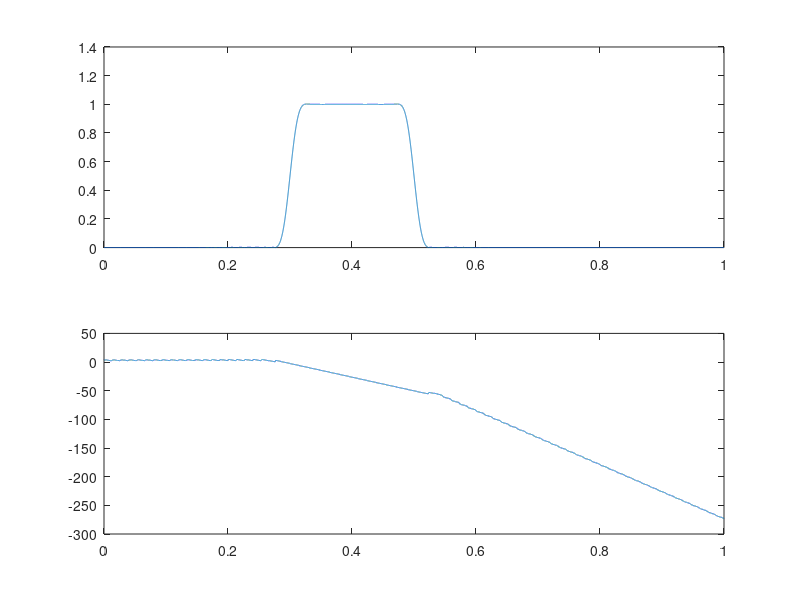
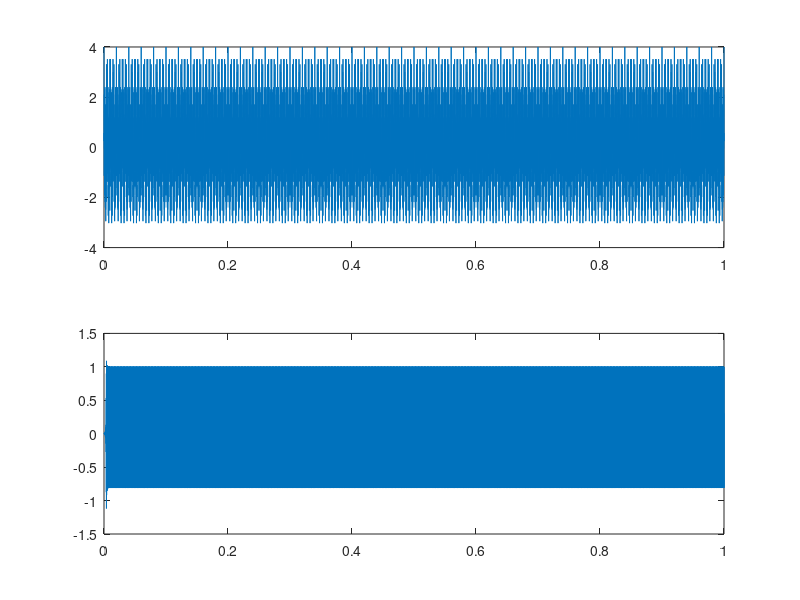
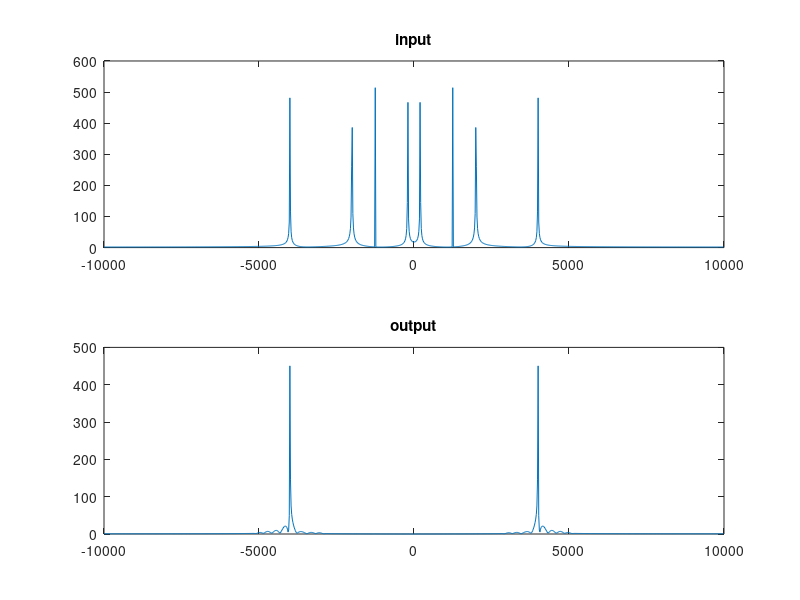

These figures' MATLAB source, in order:
%%   PART1

Fs = 10000;
f1 = 1000;
f2 = 1500;
f3 = 4000;
f4 = 11000;

t = 0:1/Fs:0.5;
x1 = cos(2*pi*f1*t)+cos(2*pi*f2*t)+cos(2*pi*f3*t);

% figure;
% plot(t,x1);

x2 = cos(2*pi*f1*t);

% figure;
% plot(t,x2);

x3 = cos(2*pi*f4*t);

% figure;
% plot(t,x3);

%N-Point DFT
N = 1024

X1 = fftshift(fft(x1(1:N)));
X2 = fftshift(fft(x2(1:N)));
X3 = fftshift(fft(x3(1:N)));

freq_axis = (-N/2:N/2-1)*(Fs/N);

% figure;
% subplot(2,1,1);
% plot(freq_axis,abs(X1));
% subplot(2,1,2)
% plot(freq_axis,angle(X1));
% 
% figure;
% subplot(2,1,1);
% plot(freq_axis,abs(X2));
% subplot(2,1,2)
% plot(freq_axis,angle(X2));
% 
% figure;
% subplot(2,1,1);
% plot(freq_axis,abs(X3));
% subplot(2,1,2)
% plot(freq_axis,angle(X3));

y1 = x1.^2;
y2 = x2.^2;
y3 = x3.^2;

% figure;
% plot(t,y1);
% 
% figure;
% plot(t,y2);
% 
% figure;
% plot(t,y3);

Y1 = fftshift(fft(y1(1:N)));
Y2 = fftshift(fft(y2(1:N)));
Y3 = fftshift(fft(y3(1:N)));

% figure;
% subplot(2,1,1);
% plot(freq_axis,abs(Y1));
% subplot(2,1,2)
% plot(freq_axis,angle(Y1));
% 
% figure;
% subplot(2,1,1);
% plot(freq_axis,abs(Y2));
% subplot(2,1,2)
% plot(freq_axis,angle(Y2));
% 
% figure;
% subplot(2,1,1);
% plot(freq_axis,abs(Y3));
% subplot(2,1,2)
% plot(freq_axis,angle(Y3));

Fs2 = 2*Fs;

t = 0:1/Fs2:0.5;
x11 = cos(2*pi*f1*t)+cos(2*pi*f2*t)+cos(2*pi*f3*t);

% figure;
% plot(t,x1);

x21 = cos(2*pi*f1*t);

% figure;
% plot(t,x2);

x31 = cos(2*pi*f4*t);

% figure;
% plot(t,x3);

%N-Point DFT
N = 1024;

X11 = fftshift(fft(x11(1:N)));
X21 = fftshift(fft(x21(1:N)));
X31 = fftshift(fft(x31(1:N)));

freq_axis = (-N/2:N/2-1)*(Fs2/N);

% figure;
% subplot(2,1,1);
% plot(freq_axis,abs(X11));
% subplot(2,1,2)
% plot(freq_axis,angle(X11));
% 
% figure;
% subplot(2,1,1);
% plot(freq_axis,abs(X21));
% subplot(2,1,2)
% plot(freq_axis,angle(X21));
% 
% figure;
% subplot(2,1,1);
% plot(freq_axis,abs(X31));
% subplot(2,1,2)
% plot(freq_axis,angle(X31));

%% PART2

f5 = 1000;
f6 = 785;

Fs = 20000;
t = 0:1/Fs:1;


x4 = sin(2*pi*f5*t);
x5 = square(2*pi*f5*t);
x6 = sawtooth(2*pi*f5*t,0.5);

% figure;
% plot(t,x4);
% 
% figure;
% plot(t,x5);
% 
% figure;
% plot(t,x6);

%N-Point DFT
N = 1024;

X4 = fftshift(fft(x4(1:N)));
X5 = fftshift(fft(x5(1:N)));
X6 = fftshift(fft(x6(1:N)));

freq_axis = (-N/2:N/2-1)*(Fs/N);

% figure;
% subplot(2,1,1);
% plot(freq_axis,abs(X4));
% subplot(2,1,2)
% plot(freq_axis,angle(X4));
% 
% figure;
% subplot(2,1,1);
% plot(freq_axis,abs(X5));
% subplot(2,1,2)
% plot(freq_axis,angle(X5));
% 
% figure;
% subplot(2,1,1);
% plot(freq_axis,abs(X6));
% subplot(2,1,2)
% plot(freq_axis,angle(X6));

% 
% %N-Point DFT
% N = 2048;
% 
% X4 = fftshift(fft(x4(1:N)));
% X5 = fftshift(fft(x5(1:N)));
% X6 = fftshift(fft(x6(1:N)));
% 
% freq_axis = (-N/2:N/2-1)*(Fs/N);
% 
% figure;
% subplot(2,1,1);
% plot(freq_axis,abs(X4));
% subplot(2,1,2)
% plot(freq_axis,angle(X4));
% 
% figure;
% subplot(2,1,1);
% plot(freq_axis,abs(X5));
% subplot(2,1,2)
% plot(freq_axis,angle(X5));
% 
% figure;
% subplot(2,1,1);
% plot(freq_axis,abs(X6));
% subplot(2,1,2)
% plot(freq_axis,angle(X6));

% %N-Point DFT
% N = 4096;
% 
% X4 = fftshift(fft(x4(1:N)));
% X5 = fftshift(fft(x5(1:N)));
% X6 = fftshift(fft(x6(1:N)));
% 
% freq_axis = (-N/2:N/2-1)*(Fs/N);
% 
% figure;
% subplot(2,1,1);
% plot(freq_axis,abs(X4));
% subplot(2,1,2)
% plot(freq_axis,angle(X4));
% 
% figure;
% subplot(2,1,1);
% plot(freq_axis,abs(X5));
% subplot(2,1,2)
% plot(freq_axis,angle(X5));
% 
% figure;
% subplot(2,1,1);
% plot(freq_axis,abs(X6));
% subplot(2,1,2)
% plot(freq_axis,angle(X6));


% %N-Point DFT
% N = 8192;
% 
% X4 = fftshift(fft(x4(1:N)));
% X5 = fftshift(fft(x5(1:N)));
% X6 = fftshift(fft(x6(1:N)));
% 
% freq_axis = (-N/2:N/2-1)*(Fs/N);
% 
% figure;
% subplot(2,1,1);
% plot(freq_axis,abs(X4));
% subplot(2,1,2)
% plot(freq_axis,angle(X4));
% 
% figure;
% subplot(2,1,1);
% plot(freq_axis,abs(X5));
% subplot(2,1,2)
% plot(freq_axis,angle(X5));
% 
% figure;
% subplot(2,1,1);
% plot(freq_axis,abs(X6));
% subplot(2,1,2)
% plot(freq_axis,angle(X6));


%% FIR FILTERING


f7 = 3000;
f8 = 5000;
N = 151;
k = (N+1)/2;

hd = zeros(1,N);

for n=1:N
    if(n-1==k)
        hd(n) = 2*(f8/Fs) - 2*(f7/Fs);
    else
        hd(n) = (sin(2*pi*(f8/Fs)*(n-1-k)) - sin(2*pi*(f7/Fs)*(n-1-k))) / (pi*(n-1-k));

    end
end

w = hamming(N);

filter_des = zeros(1,N);
for i=1:N
    filter_des(i) = hd(i)*w(i);
end

%writematrix(filter_des, 'C:/Users/k2vas/myArray.txt');

[H,W] = freqz(filter_des,1,32768);

 figure;
 subplot(2,1,1);
 plot(W/pi,abs(H));
 subplot(2,1,2);
 plot(W/pi,unwrap(angle(H)));


 x = cos(2*pi*200*t) + cos(2*pi*2000*t) + cos(2*pi*4000*t) + cos(2*pi*1250*t);

outputsignal = filter(filter_des,[1],x);

N = 1024;

X = fftshift(fft(x(1:N)));
Y = fftshift(fft(outputsignal(1:N)));

freq_axis = (-N/2:N/2-1)*(Fs/N);

figure;
subplot(2,1,1);
plot(t,x);
subplot(2,1,2);
plot(t,outputsignal);

figure;
subplot(2,1,1);
plot(freq_axis,abs(X));
title('input');
subplot(2,1,2);
plot(freq_axis,abs(Y));
title('output');